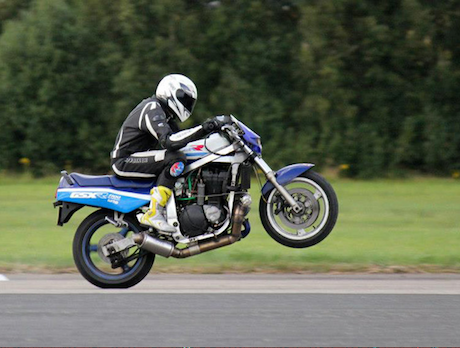
%> input picture lab3/motorcycle.png, 460 x 348 px
$ octave norm_cuts_example.m   (GNU Octave 9; MATLAB toolbox functions it lacks are replaced by stand-ins)
%> lines starting %> are read from the running program, lines starting %| are printed output that depends on the picture
%LAB 3 - Jonathan Rintala
%// 4. NORMALIZED CUT

%--------------------Parameters-------------------------
colour_bandwidth = 10.0; % color bandwidth
radius = 5;              % maximum neighbourhood distance

%----Control of recursive subdivision-----
ncuts_thresh = 0.5;      % cutting threshold
min_area = 200;           % minimum area of segment
max_depth = 10;          % maximum splitting depth
%-----------------------------------------

scale_factor = 0.4;     % image downscale factor
image_sigma = 2.0;      % image preblurring scale
%-------------------------------------------------------

I = imread('motorcycle.png');
%> I is the input picture: size 348x460x3 uint8; mean R, G, B 92, 98.6, 81.4
I = imresize(I, scale_factor);
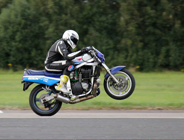
%> I: size 140x184x3 uint8; mean R, G, B 92.1, 98.6, 81.4
Iback = I;
d = 2*ceil(image_sigma*2) + 1;
h = fspecial('gaussian', [d d], image_sigma);
I = imfilter(I, h);
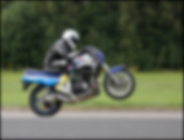
%> I: size 140x184x3 uint8; mean R, G, B 90.3, 96.8, 79.9

%> (the run ends here)

$ run again, with lab3/tiger1.jpg saved as lab3/motorcycle.png
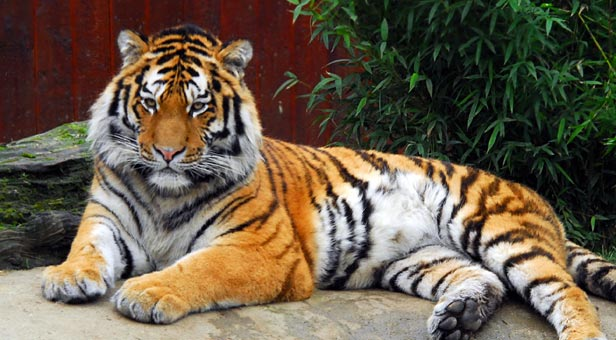
%> input picture lab3/tiger1.jpg, 616 x 340 px
%> I is the input picture: size 340x616x3 uint8; mean R, G, B 106, 92.5, 74.4
%> `I = imresize(I, scale_factor);`:
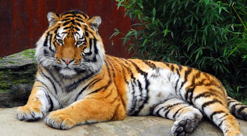
%> I: size 136x247x3 uint8; mean R, G, B 106, 92.5, 74.4
%> `I = imfilter(I, h);`:
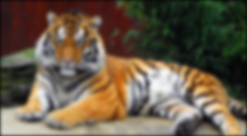
%> I: size 136x247x3 uint8; mean R, G, B 104.4, 91, 73.1

$ run again, with lab3/tiger2.jpg saved as lab3/motorcycle.png
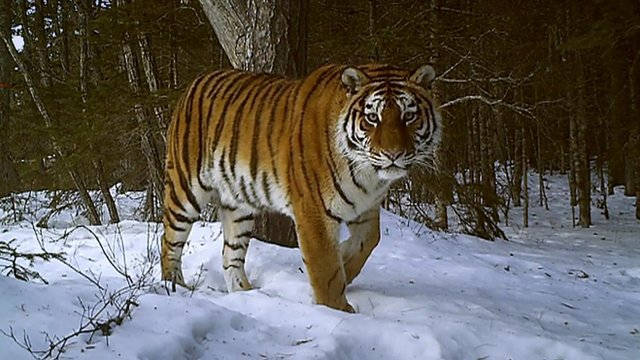
%> input picture lab3/tiger2.jpg, 640 x 360 px
%> I is the input picture: size 360x640x3 uint8; mean R, G, B 97.4, 93.3, 88.1
%> `I = imresize(I, scale_factor);`:
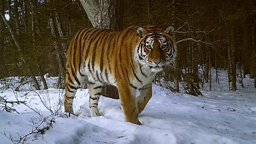
%> I: size 144x256x3 uint8; mean R, G, B 97.4, 93.3, 88.1
%> `I = imfilter(I, h);`:
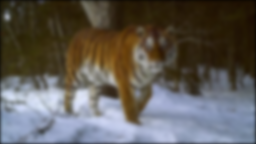
%> I: size 144x256x3 uint8; mean R, G, B 96, 91.8, 86.6

$ run again, with lab3/tiger3.jpg saved as lab3/motorcycle.png
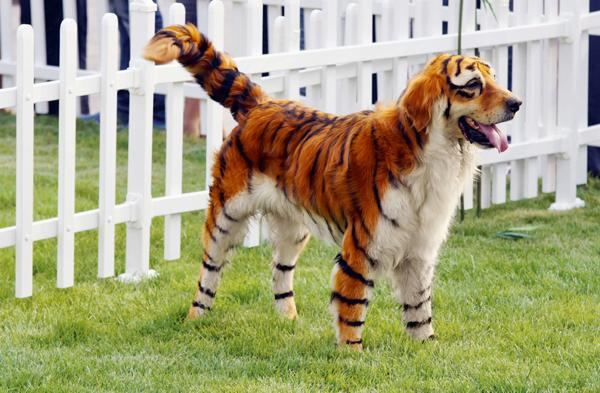
%> input picture lab3/tiger3.jpg, 600 x 393 px
%> I is the input picture: size 393x600x3 uint8; mean R, G, B 166.4, 163.6, 127.4
%> `I = imresize(I, scale_factor);`:
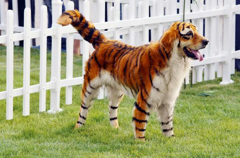
%> I: size 158x240x3 uint8; mean R, G, B 166.4, 163.6, 127.4
%> `I = imfilter(I, h);`:
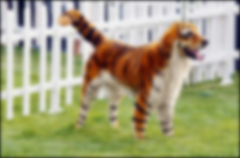
%> I: size 158x240x3 uint8; mean R, G, B 164, 161.1, 125.4
